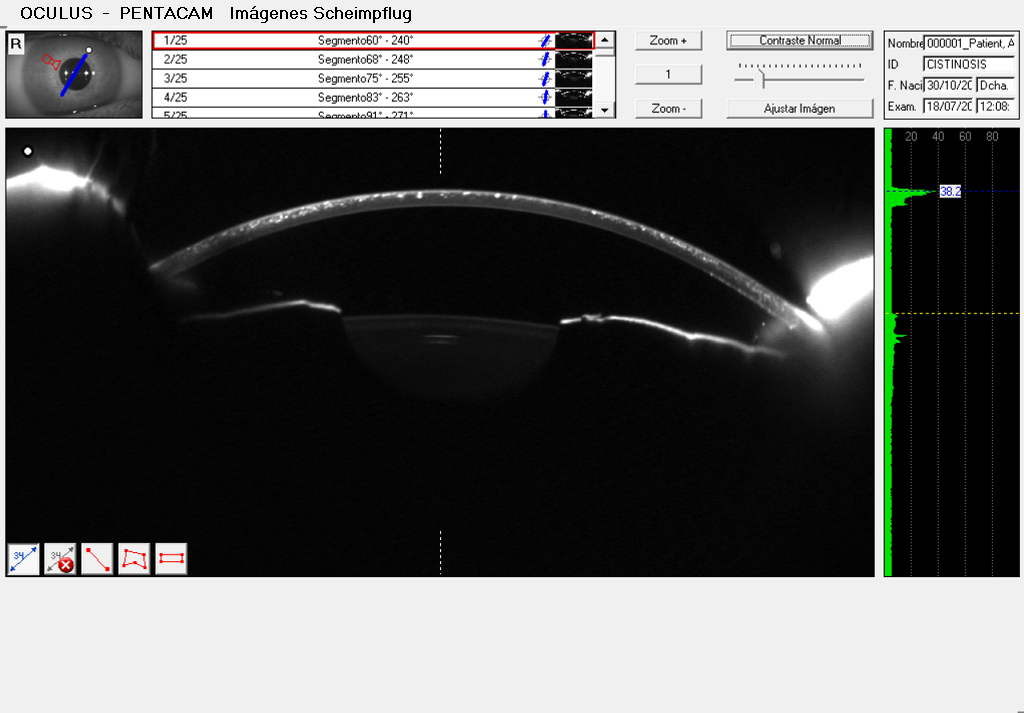
%> input picture data/OD1con_Cistinosis/CISTINOSIS_20160718_120806_PENTACAM_R_01.BMP, 1024 x 713 px
$ octave --eval "result = get_cornea_static(imread('../data/OD1con_Cistinosis/CISTINOSIS_20160718_120806_PENTACAM_R_01.BMP'));"   (GNU Octave 9; MATLAB toolbox functions it lacks are replaced by stand-ins)
%> lines starting %> are read from the running program, lines starting %| are printed output that depends on the picture; in (x1, y1, x2, y2) boxes, pixels count from 0 and x2, y2 are one past the last pixel; in counts of white or black regions, pixels touching at a corner belong together; the program's own positions count from 1
function [ cornea, diff ] = get_cornea_static( I )

% pre porcessing
I = rgb2gray(I);
I = imcrop( I,[0, 130, 870, 410] );
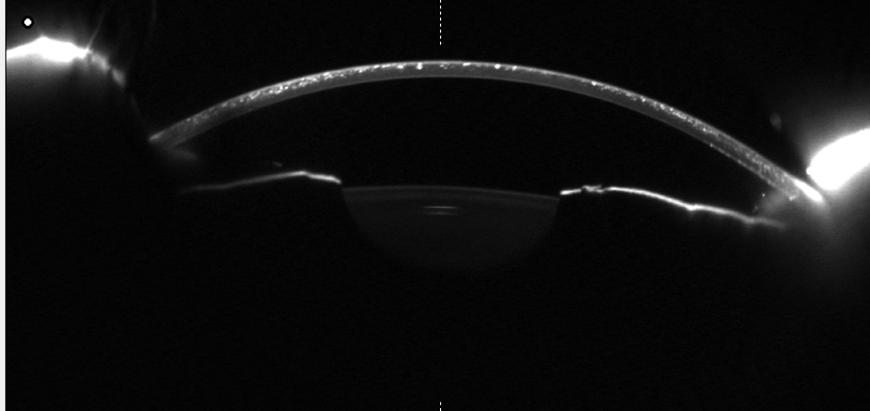
%> I: size 411x870 uint8; min 0, max 255, mean 17.3

%%%% croping the image
%getting the first 10 rows
croped = imcrop( I, [0, 0, size(I,2), 10] );
bin = imbinarize( croped,0.35 );
%finding the eye center
[row, column] = find( bin, 1, 'last');
%> row = 9; column = 441
%creating a ROI
I = imcrop(I, [column-250, 0 , 250*2, size(I,1)]);
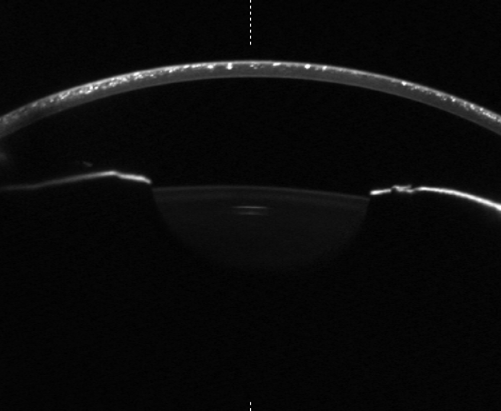
%> I: size 411x501 uint8; min 0, max 255, mean 10.5
%imshow( I );

%localitzem la cornia
se = strel( 'disk', 2 );
threshold = 0.1;
I_pin_b = imbinarize( I, threshold );
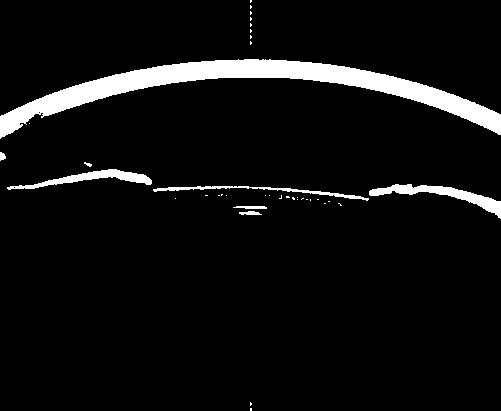
%> I_pin_b: size 411x501 logical; 6.2% white; 38 white regions (30 under 20 px), largest, box (x1, y1, x2, y2) and area: (0, 59, 501, 139) 9598, (369, 184, 501, 219) 1202, (7, 169, 152, 190) 945
I_pin_b = imdilate( I_pin_b, se );
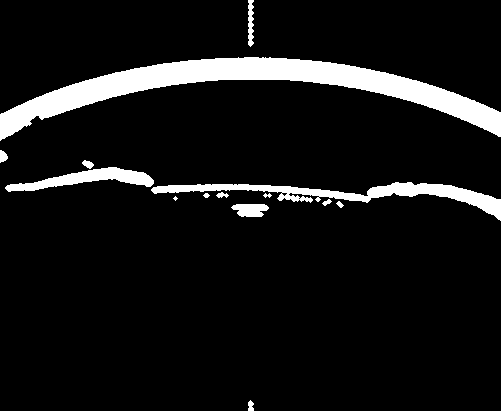
%> I_pin_b: size 411x501 logical; 8.5% white; 14 white regions (1 under 20 px), largest, box (x1, y1, x2, y2) and area: (0, 57, 501, 141) 11634, (151, 182, 501, 221) 3403, (5, 167, 154, 192) 1542
%filling the holes in the image (crystals)
I_pin_b = imfill( I_pin_b,'holes');
%> I_pin_b: size 411x501 logical; 8.5% white; 14 white regions (1 under 20 px), largest, box (x1, y1, x2, y2) and area: (0, 57, 501, 141) 11634, (151, 182, 501, 221) 3413, (5, 167, 154, 192) 1542
%removing samall objects from binary image
I_pin_b = bwareaopen( I_pin_b, 60 );
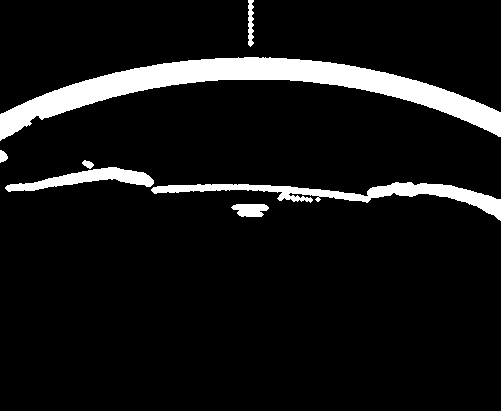
%> I_pin_b: size 411x501 logical; 8.4% white; 7 white regions
%figure,
%imshowpair( I, I_pin_b, 'montage' );
% Apply regionprops to the binary mask
s = regionprops( I_pin_b, 'BoundingBox');
%> s = 7 regions; box (x1, y1, x2, y2): (0, 57, 501, 141), (0, 150, 8, 163), (5, 167, 154, 192), (82, 160, 94, 169), (151, 182, 501, 221), (231, 204, 269, 217), (248, 0, 254, 47)
% Get the bounding box property
bb = floor( s(1).BoundingBox );
%> bb = [0 57 501 84]
% Extract out the object from the segmented image
cornea = I( bb(2)+1:bb(2)+bb(4), bb(1)+1:bb(1)+bb(3) );
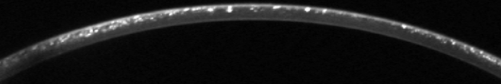
%> cornea: size 84x501 uint8; min 0, max 255, mean 22.9

diff = column/2;
%> diff = 220.5
end

$ run again, on data/OD1con_Cistinosis/CISTINOSIS_20160718_120806_PENTACAM_R_04.BMP
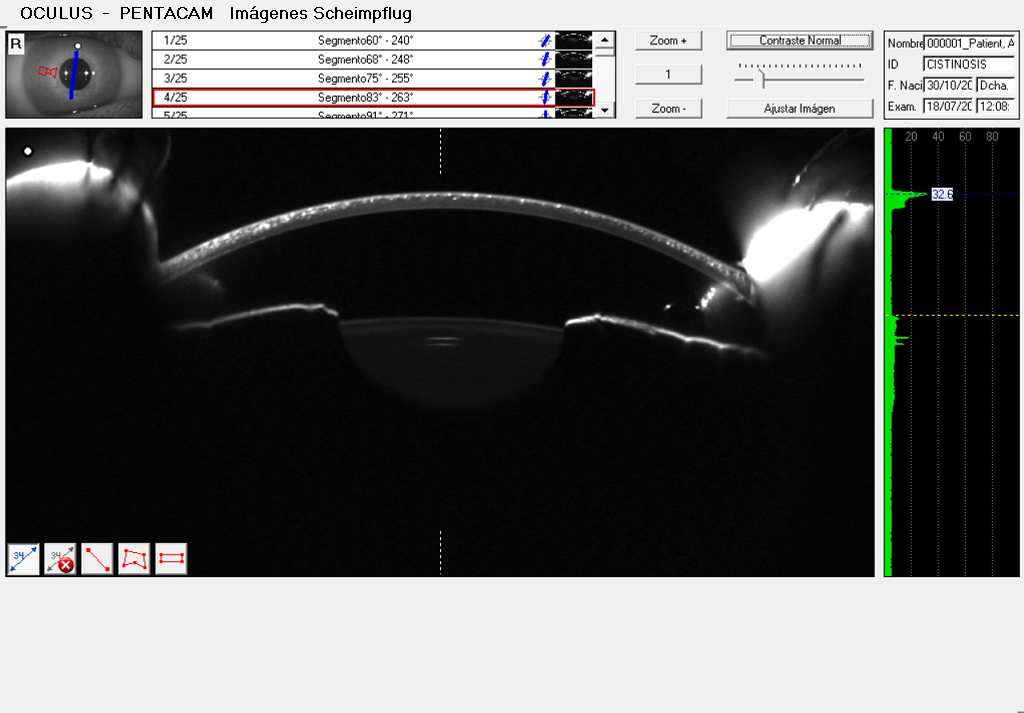
%> input picture data/OD1con_Cistinosis/CISTINOSIS_20160718_120806_PENTACAM_R_04.BMP, 1024 x 713 px
%> row = 9; column = 441
%> in get_cornea_static, `I_pin_b = bwareaopen( I_pin_b, 60 );`:
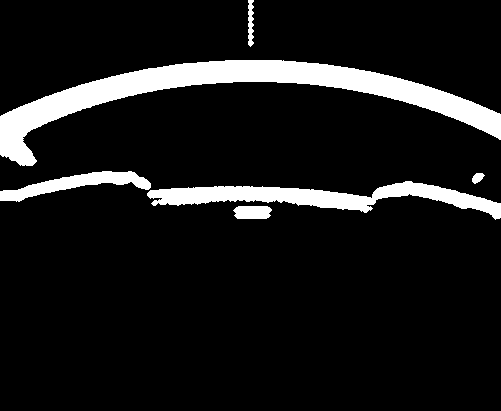
%> I_pin_b: size 411x501 logical; 9.9% white; 6 white regions
%> s = 6 regions; box (x1, y1, x2, y2): (0, 60, 501, 166), (0, 171, 151, 202), (147, 181, 501, 220), (233, 206, 272, 219), (248, 0, 254, 47), (472, 173, 485, 184)
%> bb = [0 60 501 106]
%> in get_cornea_static, `cornea = I( bb(2)+1:bb(2)+bb(4), bb(1)+1:bb(1)+bb(3) );`:
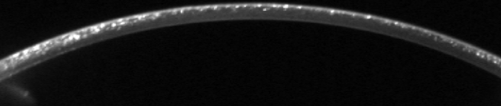
%> cornea: size 106x501 uint8; min 0, max 255, mean 21.6
%> diff = 220.5
